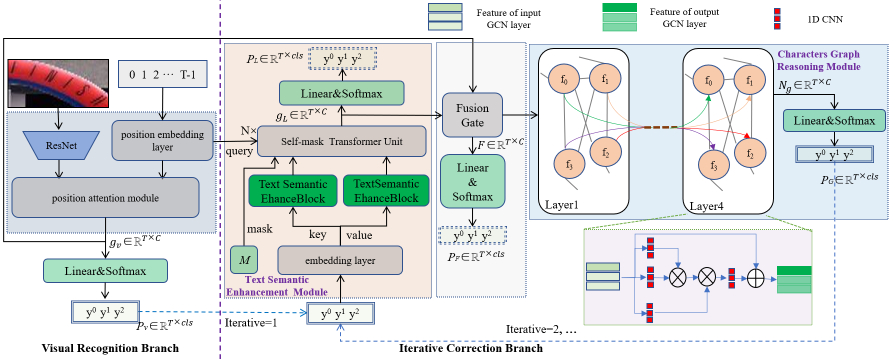
#> input picture figs/frame.png, 1785 x 718 px (shown at 1/2 size)
$ python -i transforms.py   (imports and definitions only)   (older library calls are emulated)
#> lines starting #> are read from the running program, lines starting #| are printed output that depends on the picture
#> further down, picture is the input picture: shape (718, 1785, 3); mean B, G, R 224.8, 225.4, 221.5
import math
import numbers
import random

import cv2
import numpy as np
from PIL import Image
from torchvision import transforms
from torchvision.transforms import Compose

def sample_asym(magnitude, size=None):
    return np.random.beta(1, 4, size) * magnitude

def sample_sym(magnitude, size=None):
    return (np.random.beta(4, 4, size=size) - 0.5) * 2 * magnitude

def sample_uniform(low, high, size=None):
    return np.random.uniform(low, high, size=size)

def get_interpolation(type='random'):
    if type == 'random':
        choice = [cv2.INTER_NEAREST, cv2.INTER_LINEAR, cv2.INTER_CUBIC, cv2.INTER_AREA]
        interpolation = choice[random.randint(0, len(choice)-1)]
    elif type == 'nearest': interpolation = cv2.INTER_NEAREST
    elif type == 'linear': interpolation = cv2.INTER_LINEAR
    elif type == 'cubic': interpolation = cv2.INTER_CUBIC
    elif type == 'area': interpolation = cv2.INTER_AREA
    else: raise TypeError('Interpolation types only nearest, linear, cubic, area are supported!')
    return interpolation

class CVRandomRotation(object):
    # [4 lines left out: function __init__, not called in this run]

    @staticmethod
    def get_params(degrees):
        return sample_sym(degrees)

    # [12 lines left out: function __call__, not called in this run]

class CVRandomAffine(object):
    # [128 lines left out: functions __init__, _get_inverse_affine_matrix, get_params, __call__, not called in this run]

class CVRandomPerspective(object):
    def __init__(self, distortion=0.5):
        self.distortion = distortion

    # [28 lines left out: functions get_params, __call__, not called in this run]

class CVRescale(object):

    def __init__(self, factor=4, base_size=(128, 512)):
        """ Define image scales using gaussian pyramid and rescale image to target scale.

        Args:
            factor: the decayed factor from base size, factor=4 keeps target scale by default.
            base_size: base size the build the bottom layer of pyramid
        """
        if isinstance(factor, numbers.Number):
            self.factor = round(sample_uniform(0, factor))
        elif isinstance(factor, (tuple, list)) and len(factor) == 2:
            self.factor = round(sample_uniform(factor[0], factor[1]))
        else:
            raise Exception('factor must be number or list with length 2')
        # assert factor is valid
        self.base_h, self.base_w = base_size[:2]

    def __call__(self, img):
        if self.factor == 0: return img
        src_h, src_w = img.shape[:2]
#> src_h = 718; src_w = 1785
        cur_w, cur_h = self.base_w, self.base_h
        scale_img = cv2.resize(img, (cur_w, cur_h), interpolation=get_interpolation())
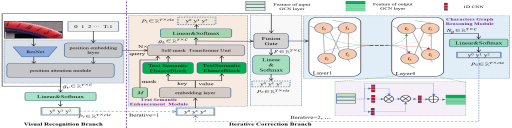
#> scale_img: shape (128, 512, 3); mean B, G, R 224.8, 225.4, 221.5
        for _ in range(self.factor):
            scale_img = cv2.pyrDown(scale_img)
#> this loop made 2 passes
#> pass 1, in __call__, `scale_img = cv2.pyrDown(scale_img)`:
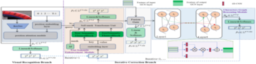
#> scale_img: shape (64, 256, 3); mean B, G, R 224.7, 225.3, 221.4
#> pass 2, in __call__, `scale_img = cv2.pyrDown(scale_img)`:
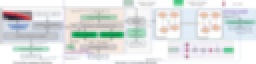
#> scale_img: shape (32, 128, 3) (shown 2 times larger); mean B, G, R 224.6, 225.2, 221.3
        scale_img = cv2.resize(scale_img, (src_w, src_h), interpolation=get_interpolation())
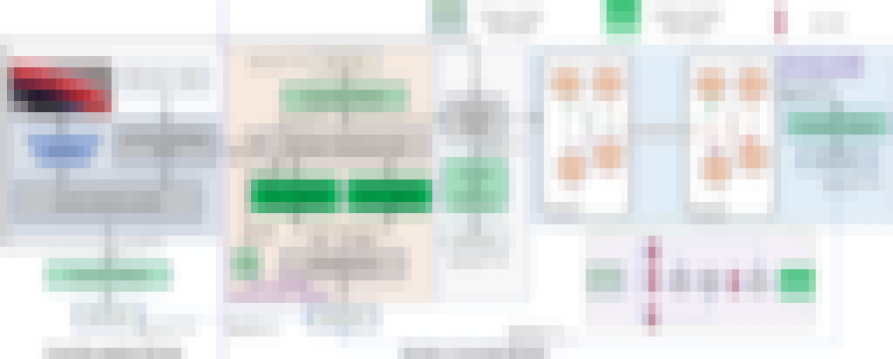
#> scale_img: shape (718, 1785, 3) (shown at 1/2 size); mean B, G, R 224.6, 225.2, 221.3
        return scale_img

class CVGaussianNoise(object):
    # [13 lines left out: functions __init__, __call__, not called in this run]

class CVMotionBlur(object):
    # [18 lines left out: functions __init__, __call__, not called in this run]

class CVGeometry(object):
    # [16 lines left out: functions __init__, __call__, not called in this run]

class CVDeterioration(object):
    # [19 lines left out: functions __init__, __call__, not called in this run]


class CVColorJitter(object):
    # [4 lines left out: function __init__, not called in this run]

    def __call__(self, img):
        if random.random() < self.p: return self.transforms(img)
        else: return img

>>> import cv2
>>> picture = cv2.imread('figs/frame.png')
>>> result = CVRescale()(picture)
